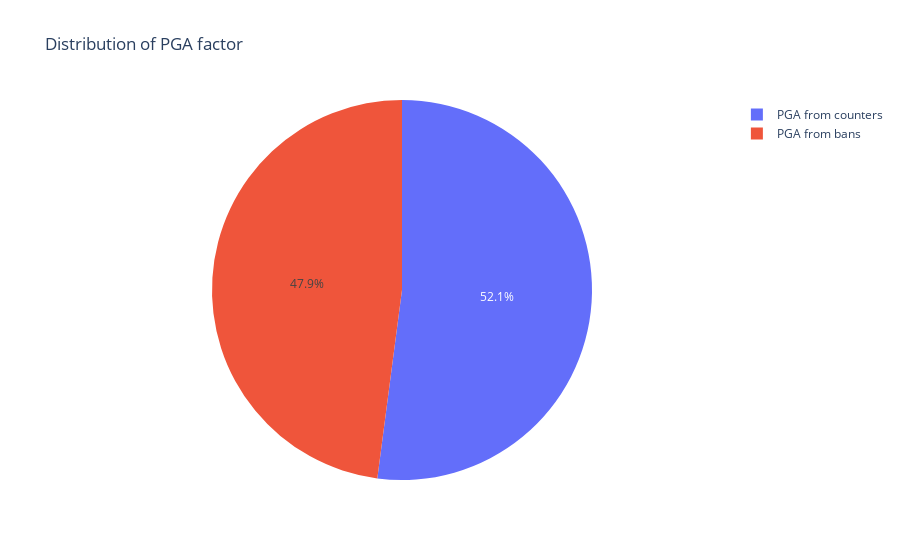

The cell this chart's notebook holds for it:
### Code cell
import plotly.express as px

data = {
    "Category": ["PGA from counters", "PGA from bans"],
    "Values": [
        df['num_counters'].sum(), 
        df['num_counters_banned'].sum(), 
    ]
}

fig = px.pie(
    names=data["Category"],  
    values=data["Values"],   
    title="Distribution of PGA factor"
)

# Show plot
fig.show()

### Figure 1 — Plotly figure (JSON) as saved in the notebook; plotly's stock layout.template omitted (floating-point values rounded to 4 significant figures)
{"data": [{"domain": {"x": [0, 1], "y": [0, 1]}, "hovertemplate": "label=%{label}<br>value=%{value}<extra></extra>", "labels": ["PGA from counters", "PGA from bans"], "legendgroup": "", "name": "", "showlegend": true, "type": "pie", "values": [83068, 76450]}], "layout": {"legend": {"tracegroupgap": 0}, "title": {"text": "Distribution of PGA factor"}}}
